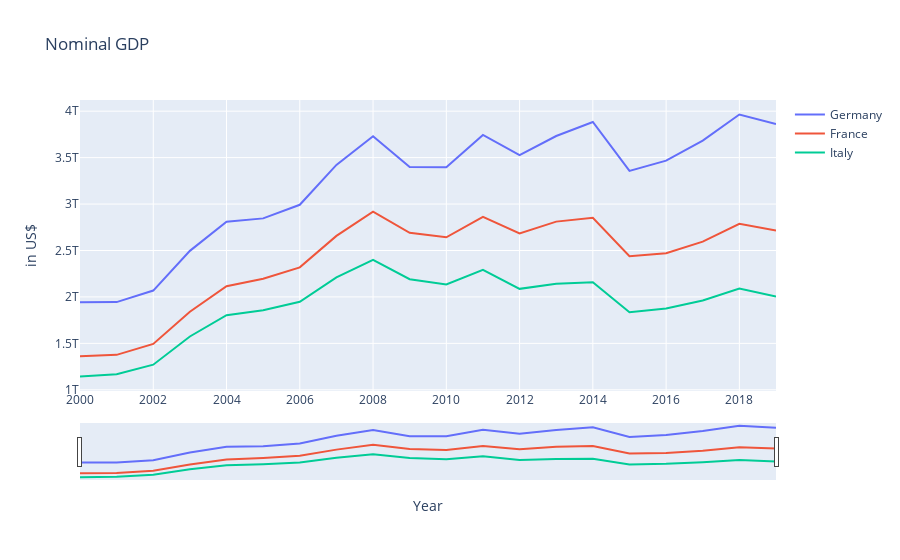

Here is the notebook cell this chart was saved with:
### Code cell
traces = []

for country in df2['country'].unique():
    
    trace = go.Scatter(name = country, x = df2[df2['country'] == country]['year'],
                      y = df2[df2['country'] == country]['gdp'])
    
    traces.append(trace)
    
fig = go.Figure(data = traces)

fig.layout.update(title=go.layout.Title(

    text = 'Nominal GDP'

))

fig.layout.update(yaxis= go.layout.YAxis(title=go.layout.yaxis.Title(
                        text='in US$')));

fig.layout.update(xaxis = go.layout.XAxis(title = go.layout.xaxis.Title(text = 'Year'), rangeslider = dict(visible = True)));

iplot(fig, filename = 'Nominal_GDP')
